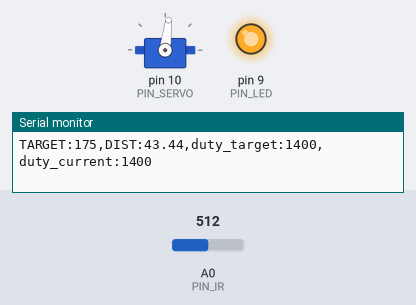
The sketch below on a simulated Arduino Uno, built with avr-gcc and run on an emulated ATmega328P. Parts: servo, output pins drawn as LEDs (lit = HIGH), the last lines printed to the serial monitor. The test bench sets the inputs (shaded band); at power-on: A0 (PIN_IR) = 512.

Above: at 1.2 s.
1.3 s: A0 (PIN_IR) set to 314
3.0 s: A0 (PIN_IR) set to 288
At 3.6 s:
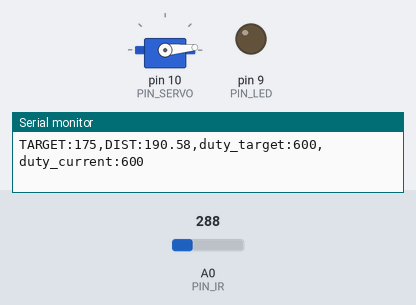
4.8 s: A0 (PIN_IR) set to 310
At 5.1 s:
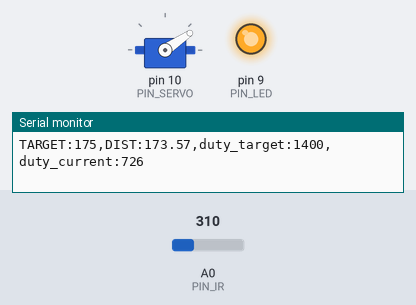
6.8 s: A0 (PIN_IR) set to 306
At 7.1 s:
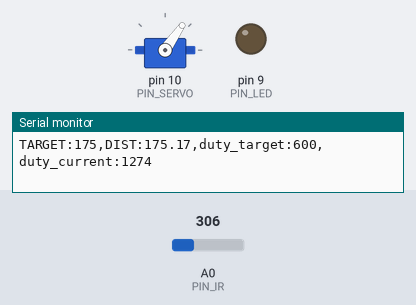
Timing chart, 0 to 9.8 s (numbered marks = the images above; inputs shaded):
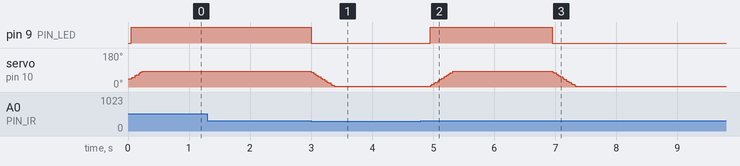

Measured:
- the behaviour switches between 307 and 306 on A0 (PIN_IR) (found by bisection; images 0 and 1)
- after the input at 3.0 s, pin 9 (PIN_LED): HIGH → LOW at once; servo on pin 10 (PIN_SERVO): moves from 83° to 5° over 0.38 s, starting at once
- after the input at 4.8 s, pin 9 (PIN_LED): LOW → HIGH after 0.15 s; servo on pin 10 (PIN_SERVO): moves from 5° to 83° over 0.36 s, starting after 0.16 s
- after the input at 6.8 s, pin 9 (PIN_LED): HIGH → LOW after 0.15 s; servo on pin 10 (PIN_SERVO): moves from 83° to 5° over 0.38 s, starting after 0.16 s

The sketch:

22_bbc_20243185.ino
```cpp
#include <Servo.h>

// Arduino pin assignment
#define PIN_LED   9
#define PIN_SERVO 10
#define PIN_IR    A0

// Event interval parameters
#define _INTERVAL_DIST    50    // distance sensor interval (unit: ms)
#define _INTERVAL_SERVO   20    // servo interval (unit: ms)
#define _INTERVAL_SERIAL  100   // serial interval (unit: ms)

// EMA filter configuration for the IR distance sensor
#define _EMA_ALPHA 0.4    // EMA weight of new sample (range: 0 to 1)
                          // Setting EMA to 1 effectively disables EMA filter.

// Servo adjustment - Set _DUTY_MAX, _NEU, _MIN with your own numbers
#define _DUTY_MAX 3000    // maximum servo pulse width (us)
#define _DUTY_NEU 1000    // neutral position servo pulse width (us)
#define _DUTY_MIN 300   // minimum servo pulse width (us)

#define _SERVO_ANGLE_DIFF 90  // Replace with |D - E| degree
#define _SERVO_SPEED       70  // servo speed in degrees per second

#define _BANGBANG_RANGE    400  // duty up and down for bangbang control

// Target Distance
#define _DIST_TARGET    175 // Center of the rail (unit:mm)

// global variables

Servo myservo;

float dist_ema;     // unit: mm

int duty_change_per_interval; // maximum duty difference per interval
int duty_target;    // Target duty
int duty_current;   // Current duty
int duty_adj;       // Level adjustment

unsigned long last_sampling_time_dist;   // unit: msec
unsigned long last_sampling_time_servo;  // unit: msec
unsigned long last_sampling_time_serial; // unit: msec

bool event_dist, event_servo, event_serial; // event triggered?

void setup()
{
  // initialize GPIO pins
  pinMode(PIN_LED,OUTPUT);
  myservo.attach(PIN_SERVO);

  duty_target = duty_current = _DUTY_NEU;
  myservo.writeMicroseconds(duty_current);

  // initialize serial port
  Serial.begin(1000000);

  // convert angular speed into duty change per interval.
  duty_change_per_interval =
    (float)(_DUTY_MAX - _DUTY_MIN) * ((float)_SERVO_SPEED / _SERVO_ANGLE_DIFF) * (_INTERVAL_SERVO / 1000.0);
}

void loop()
{
  unsigned long time_curr = millis();

  // wait until next event time
  if (time_curr >= (last_sampling_time_dist + _INTERVAL_DIST)) {
        last_sampling_time_dist += _INTERVAL_DIST;
        event_dist = true;
  }
  if (time_curr >= (last_sampling_time_servo + _INTERVAL_SERVO)) {
        last_sampling_time_servo += _INTERVAL_SERVO;
        event_servo = true;
  }
  if (time_curr >= (last_sampling_time_serial + _INTERVAL_SERIAL)) {
        last_sampling_time_serial += _INTERVAL_SERIAL;
        event_serial = true;
  }

  if (event_dist) {
    float dist_filtered; // unit: mm
    event_dist = false;

    // get a distance reading from the distance sensor
    dist_filtered = volt_to_distance(ir_sensor_filtered(10, 0.5, 0));
    dist_ema = _EMA_ALPHA * dist_filtered + (1.0 - _EMA_ALPHA) * dist_ema;

    // bang bang control
    if (dist_ema > _DIST_TARGET) {
      duty_target = _DUTY_NEU - _BANGBANG_RANGE;
      digitalWrite(PIN_LED, 0);
    } else if (dist_ema < _DIST_TARGET) {
      duty_target = _DUTY_NEU + _BANGBANG_RANGE;
      digitalWrite(PIN_LED, 1);
    }
  }

  if (event_servo) {
    event_servo = false;

    // adjust duty_current toward duty_target by duty_change_per_interval
    if (duty_target > duty_current) {
      duty_current += duty_change_per_interval;
      if (duty_current > duty_target)
          duty_current = duty_target;
    } else if (duty_target < duty_current) {
      duty_current -= duty_change_per_interval;
      if (duty_current < duty_target)
        duty_current = duty_target;
    }

    // servo arm protection
    if (duty_current < _DUTY_MIN)
      duty_current = _DUTY_MIN;
    else if (duty_current > _DUTY_MAX)
      duty_current = _DUTY_MAX;

    // update servo position
    myservo.writeMicroseconds(duty_current);
  }

  if (event_serial) {
    event_serial = false;

    // output the read value to the serial port
    Serial.print("TARGET:"); Serial.print(_DIST_TARGET);
    Serial.print(",DIST:"); Serial.print(dist_ema);
    Serial.print(",duty_target:"); Serial.print(duty_target);
    Serial.print(",duty_current:"); Serial.println(duty_current);
  }
}

float volt_to_distance(int a_value)
{
  // Replace line into your own equation
  return 515 + (-1.39 * a_value) + (9.16e-4 * a_value * a_value);
}

int compare(const void *a, const void *b) {
  return (*(unsigned int *)a - *(unsigned int *)b);
}

unsigned int ir_sensor_filtered(unsigned int n, float position, int verbose)
{
  unsigned int *ir_val, ret_val;
  unsigned int start_time;

  if (verbose >= 2)
    start_time = millis();

  if ((n == 0) || (n > 100) || (position < 0.0) || (position > 1))
    return 0;

  if (position == 1.0)
    position = 0.999;

  ir_val = (unsigned int *)malloc(sizeof(unsigned int) * n);
  if (ir_val == NULL)
    return 0;

  for (int i = 0; i < n; i++) {
    ir_val[i] = analogRead(PIN_IR);
  }

  qsort(ir_val, n, sizeof(unsigned int), compare);
  ret_val = ir_val[(unsigned int)(n * position)];
  free(ir_val);

  return ret_val;
}
```
